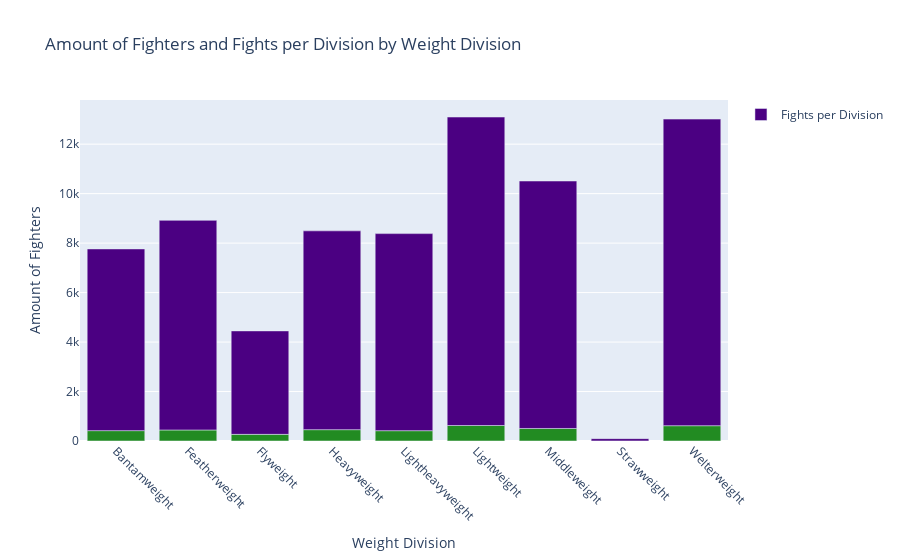

Notebook code for this chart:
### Markdown cell above
#### Graph 4 - Amount of Fighters and Fights per Division by Weight Division

### Code cell
fig = px.bar(ufc_stats_df, x='Weight Division', y='Amount of Fighters', color_discrete_sequence=['forestgreen'], title='Amount of Fighters and Fights per Division by Weight Division')
fig.update_layout(xaxis={'categoryorder':'category ascending'})

fig.add_bar(x=ufc_stats_df['Weight Division'], y=ufc_stats_df['Fights per Division'], marker_color='indigo', name='Fights per Division')

fig.update_xaxes(title='Weight Division', tickangle=45)
fig.update_yaxes(title='Amount of Fighters', secondary_y=False)
fig.update_yaxes(title='Fights per Division', secondary_y=True, showgrid=False)

fig.show()

### Figure 1 — Plotly figure (JSON) as saved in the notebook; plotly's stock layout.template omitted (floating-point values rounded to 4 significant figures)
{"data": [{"alignmentgroup": "True", "hovertemplate": "Weight Division=%{x}<br>Amount of Fighters=%{y}<extra></extra>", "legendgroup": "", "marker": {"color": "forestgreen", "pattern": {"shape": ""}}, "name": "", "offsetgroup": "", "orientation": "v", "showlegend": false, "textposition": "auto", "type": "bar", "x": ["Strawweight", "Flyweight", "Bantamweight", "Featherweight", "Lightweight", "Welterweight", "Middleweight", "Lightheavyweight", "Heavyweight"], "xaxis": "x", "y": [4, 268, 419, 446, 627, 619, 506, 417, 459], "yaxis": "y"}, {"marker": {"color": "indigo"}, "name": "Fights per Division", "type": "bar", "x": ["Strawweight", "Flyweight", "Bantamweight", "Featherweight", "Lightweight", "Welterweight", "Middleweight", "Lightheavyweight", "Heavyweight"], "y": [91, 4182, 7345, 8474, 12469, 12394, 10004, 7967, 8036]}], "layout": {"barmode": "relative", "legend": {"tracegroupgap": 0}, "title": {"text": "Amount of Fighters and Fights per Division by Weight Division"}, "xaxis": {"anchor": "y", "categoryorder": "category ascending", "domain": [0, 1], "tickangle": 45, "title": {"text": "Weight Division"}}, "yaxis": {"anchor": "x", "domain": [0, 1], "title": {"text": "Amount of Fighters"}}}}
